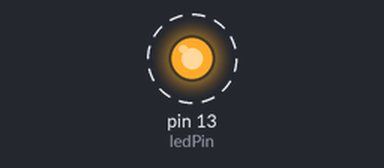
This sketch was run on a simulated Arduino Uno, built with avr-gcc and run on an emulated ATmega328P. Parts: output pins drawn as LEDs (lit = HIGH). Dashed ring = blinking.

Above: at 0.2 s.
Timing chart, 0 to 3.0 s (numbered marks = the images above):
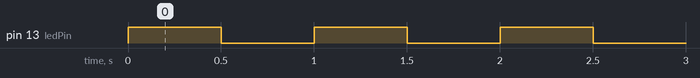

Measured:
- by itself, pin 13 (ledPin): alternates HIGH for 0.50 s and LOW for 0.50 s

The sketch:

blink.ino
```cpp
/* -*- c -*- */
#line 3

/*
 * Arduino basic blink
 */

/* Times in milliseconds */
#define DELAYTIME   500

int ledPin = 13;

void setup()
{
    pinMode(ledPin, OUTPUT);
}

void loop()
{
    digitalWrite(ledPin, HIGH);
    delay(DELAYTIME);
    digitalWrite(ledPin, LOW);
    delay(DELAYTIME);
}
```
